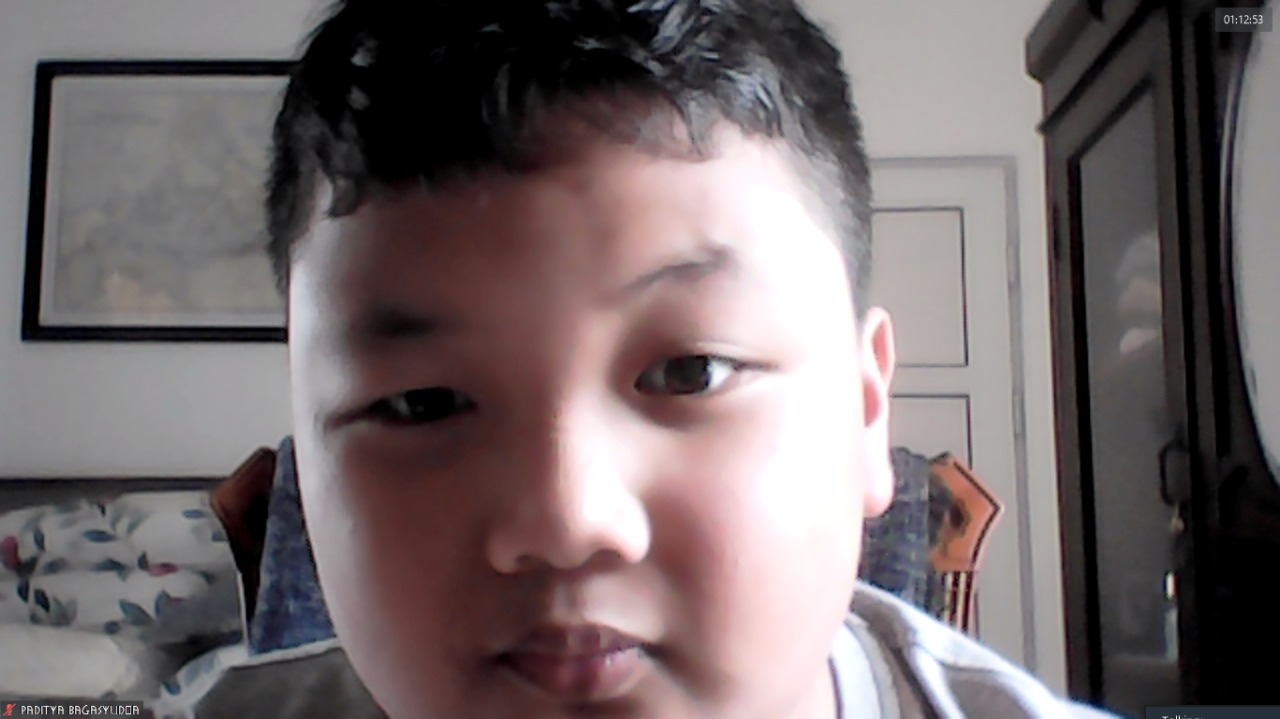
#> input picture me.jpg, 1280 x 719 px
$ python photo_editor.py
#> lines starting #> are read from the running program, lines starting #| are printed output that depends on the picture
import cv2

image_path = 'me.jpg'

image = cv2.imread(image_path)
#> image is the input picture: shape (719, 1280, 3); mean B, G, R 106.4, 105.2, 115.6

def crop_image(image,x,y,w,h):
#> called with x = 300, y = 150, w = 700, h = 900
    cropped_image = image[y:y+h, x:x+w]
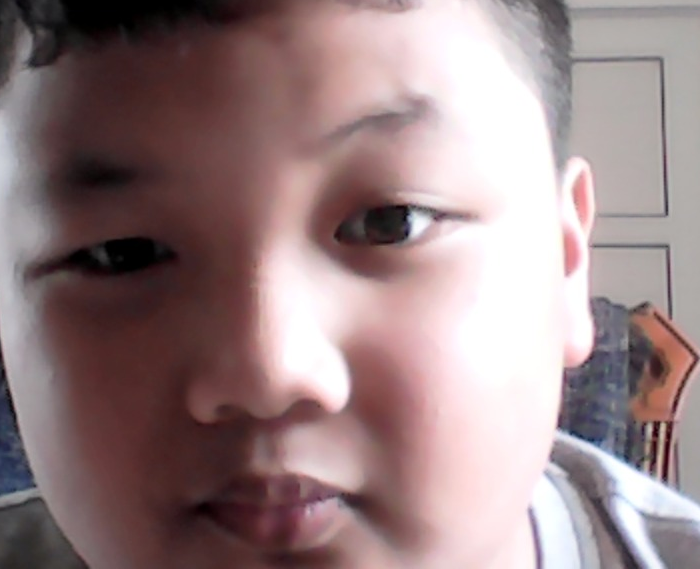
#> cropped_image: shape (569, 700, 3); mean B, G, R 131.9, 130.5, 151.9
    return cropped_image

cropped_image = crop_image(image, 300, 150, 700, 900)
def resize_image(image, scale_percentage):
#> called with scale_percentage = 70
    width = int(image.shape[1] * scale_percentage / 100)
#> width = 490
    height = int(image.shape[0] * scale_percentage / 100)
#> height = 398
    resized_image = cv2.resize(image, (width, height))
    return resized_image

def rotate_image(image, angle):
#> called with angle = 90
    center = (image.shape[1] / 2, image.shape[0] / 2)
#> center = (245, 199)
    matrix = cv2.getRotationMatrix2D(center, angle, 1.0)
#> matrix = [[6.12e-17, 1, 46], [-1, 6.12e-17, 444]]
    rotated_image = cv2.warpAffine(image, matrix, (image.shape[1], image.shape[0]))
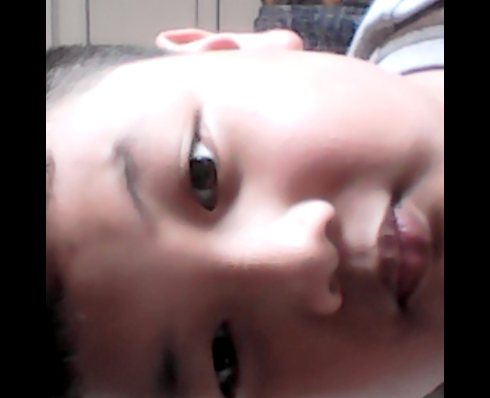
#> rotated_image: shape (398, 490, 3); mean B, G, R 107.7, 106.6, 126.1

    return rotated_image

resized_image = resize_image(cropped_image, 70)
cv2.imshow('Original Image', image)
cv2.imshow('Cropped Image', resized_image)
cv2.imshow('Rotated Image', rotate_image(resized_image, 90))
cv2.waitKey(0)
cv2.destroyAllWindows()
